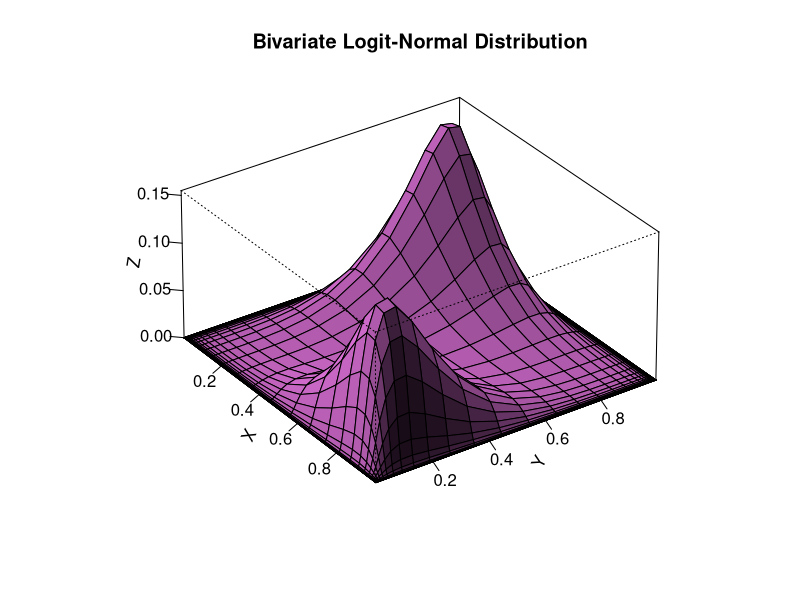
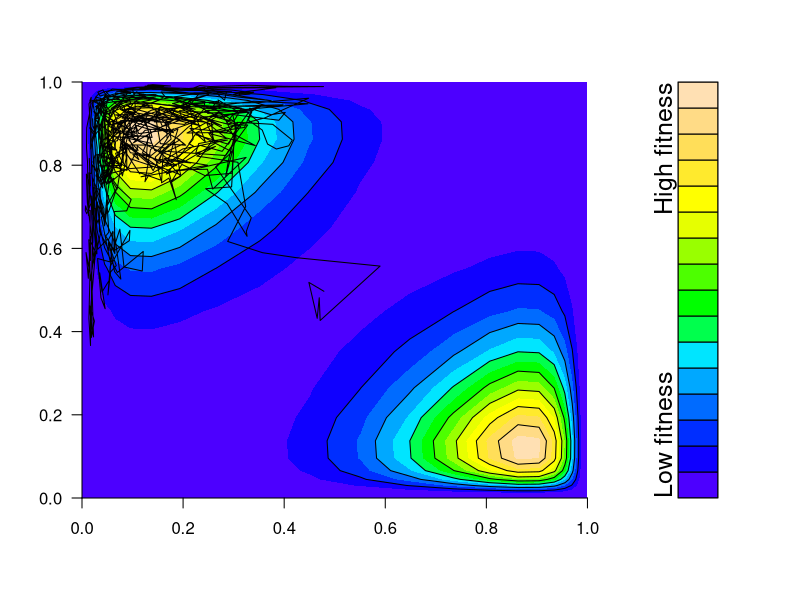

Source code (R) for these figures, in order:
# Fitness landscape module
# Oct 20, 2013 by Max Joseph

# Functions: dbivar (calculates bivariate normal log density with no covariance)
# log.dens (calculates the sum of multiple bivariate normal densities)
dbivar <- function(x, y, mu, sig){
  density.x <- dnorm(x, mu[1], sig, log=T)
  density.y <- dnorm(y, mu[2], sig, log=T)
  return(density.x + density.y)
}

log.dens <- function(state, Mu, Sigma){
  X <- state[[1]]
  Y <- state[[2]]
  # Mu and sigma are 2Xnumber of peak arrays
  n.peaks <- length(Sigma)
  intervals <- length(X)
  z <- array(dim=c(intervals, intervals, n.peaks))
  for (i in 1:n.peaks){
    z[, , i] <- outer(X, Y, dbivar, mu=Mu[, i], sig=Sigma[i])
  }
  sumz <- log(apply(exp(z), c(1, 2), sum))
  return(sumz)
}


# Some variable definitions for the first peak
Mu1 <- c(-2, 2)
sig1 <- 1	
Mu2 <- c(2, -2)
sig2 <- 1
Mu <- cbind(Mu1, Mu2)
Sigma <- c(sig1, sig2)

xmin <- -10
xmax <- 10
ymin <- -10
ymax <- 10

x <- seq(xmin, xmax, length = 50)  # vector series x
y <- seq(ymin, ymax, length = 50)  # vector series y

# scaled axes range from 0 to 1
antilogit <- function(x){exp(x) / (1 + exp(x))}
X <- antilogit(x)
Y <- antilogit(y)

st <- list(x, y) # states
test <- log.dens(st, Mu, Sigma)
Z <- exp(test)

## Visualize the landscape in 3 dimensions
par(mfrow=c(1,1))
persp(X, Y, Z, main = "Bivariate Logit-Normal Distribution",
      col="orchid2", theta = 55, phi = 30, r = 40, d = 0.1, expand = 0.5,
      ltheta = 90, lphi = 180, shade = 0.4, ticktype = "detailed", nticks=5)

# use Metropolis algorithm to simulate random walk within fitness landscape
require(mcmc)
out <- metrop(log.dens, initial=c(0, 0), nbatch=1000, Mu=Mu, Sigma=Sigma, scale=.3)
xseq <- out$batch[, 1]
yseq <- out$batch[, 2]
alx <- antilogit(xseq)
aly <- antilogit(yseq)

# visualize population trajectory
filled.contour(X, Y, Z, xlim=c(0, 1.1), ylim=c(0, 1), frame.plot=F,
               color.palette=topo.colors, key.axes=T)
mar.orig <- par("mar")
w <- (3 + mar.orig[2]) * par("csi") * 2.54
layout(matrix(c(2, 1), nc = 2), widths = c(1, lcm(w)))
contour(X, Y, Z,
        drawlabels = F,
        axes = F, 
        frame.plot = F,
        add = T)
mtext("High fitness", side=4, line=2, adj=1, cex=1.5)
mtext("Low fitness", side=4, line=2, adj=0, cex=1.5)
lines(alx, aly)
